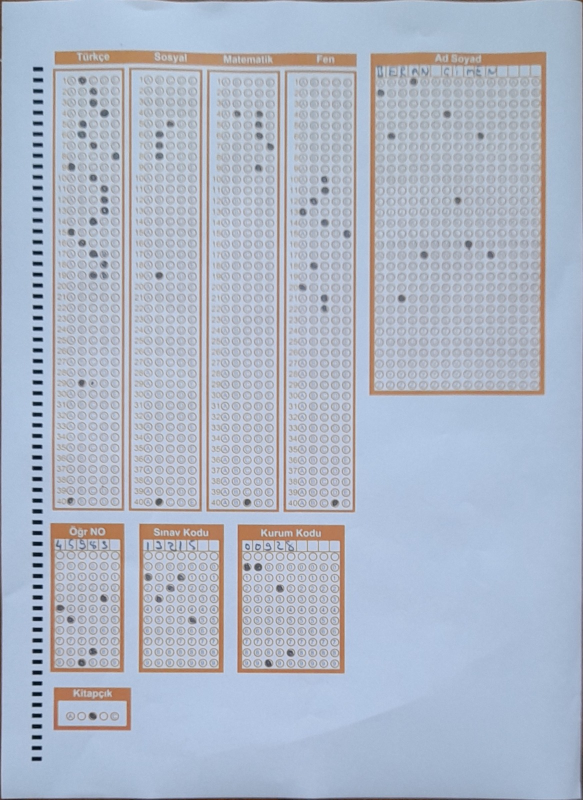
#> input picture v3/son-gelen.jpg, 1166 x 1600 px (shown at 1/2 size)
$ python 'butun formlar okuma.py'
#> lines starting #> are read from the running program, lines starting #| are printed output that depends on the picture; after the words box and inside, x2 and y2 are one past the last pixel; in counts of white or black regions, pixels touching at a corner belong together
### v3/utils.py
# -*- coding: utf-8 -*-
"""
Created on Sun Jan 24 13:38:45 2021

@author: yazılım
"""


"""

utils

"""

import cv2

import numpy as np

## TO STACK ALL THE IMAGES IN ONE WINDOW
# [35 lines left out: function stackImages, not called in this run]

def reorder(myPoints):

    myPoints = myPoints.reshape((4, 2)) # REMOVE EXTRA BRACKET
    #print(myPoints)
    myPointsNew = np.zeros((4, 1, 2), np.int32) # NEW MATRIX WITH ARRANGED POINTS
    add = myPoints.sum(1)
    #print(add)
    #print(np.argmax(add))
    myPointsNew[0] = myPoints[np.argmin(add)]  #[0,0]
    myPointsNew[3] =myPoints[np.argmax(add)]   #[w,h]
    diff = np.diff(myPoints, axis=1)
    myPointsNew[1] =myPoints[np.argmin(diff)]  #[w,0]
    myPointsNew[2] = myPoints[np.argmax(diff)] #[h,0]
    #print(diff)

    return myPointsNew

def rectContour(contours):

    rectCon = []
    max_area = 0
    for i in contours:
        area = cv2.contourArea(i)
        #print(area)
        if area > 50:
            peri = cv2.arcLength(i, True)
            approx = cv2.approxPolyDP(i, 0.02 * peri, True)
            #print("koşeler:",len(approx))
            if len(approx) == 4:
                rectCon.append(i)
    #print(rectCon)
    rectCon = sorted(rectCon, key=cv2.contourArea,reverse=True)
    #print(len(rectCon))
    return rectCon

def getCornerPoints(cont):
    peri = cv2.arcLength(cont, True) # LENGTH OF CONTOUR
    approx = cv2.approxPolyDP(cont, 0.02 * peri, True) # APPROXIMATE THE POLY TO GET CORNER POINTS
    return approx

# [47 lines left out: functions splitBoxes, drawGrid, showAnswers, not called in this run]

### v3/butun formlar okuma.py
# -*- coding: utf-8 -*-
"""
Created on Thu Jan 28 15:54:59 2021

@author: yazılım
"""


"""

Hepsi


"""


from imutils.perspective import four_point_transform
from imutils import contours
import numpy as np
import argparse
import imutils
import cv2
import utils


sozluk={"0":"a",
"1":"b",
"2":"c",
"3":"ç",
"4":"d",
"5":"e",
"6":"f",
"7":"g",
"8":"ğ",
"9":"h",
"10":"ı",
"11":"i",
"12":"j",
"13":"k",
"14":"l",
"15":"m",
"16":"n",
"17":"o",
"18":"ö",
"19":"p",
"20":"r",
"21":"s",
"22":"ş",
"23":"t",
"24":"u",
"25":"ü",
"26":"v",
"27":"y",
"28":"z"}


path = "son-gelen.jpg"

heightImg = 700
widthImg  = 700
try:

    img= cv2.imread(path)
#> img is the input picture: shape (1600, 1166, 3); mean B, G, R 199.4, 183.4, 174.4

    #hazırlık ^^^^^^^^^^^^
    img= cv2.resize(img,(widthImg,heightImg))
#> img: shape (700, 700, 3)

    imgContours = img.copy()
    imgBiggestContours = img.copy()

    imgGray = cv2.cvtColor(img,cv2.COLOR_BGR2GRAY)
    imgBlur = cv2.GaussianBlur(imgGray,(5,5),1)
    imgCanny = cv2.Canny(imgBlur,10,50)
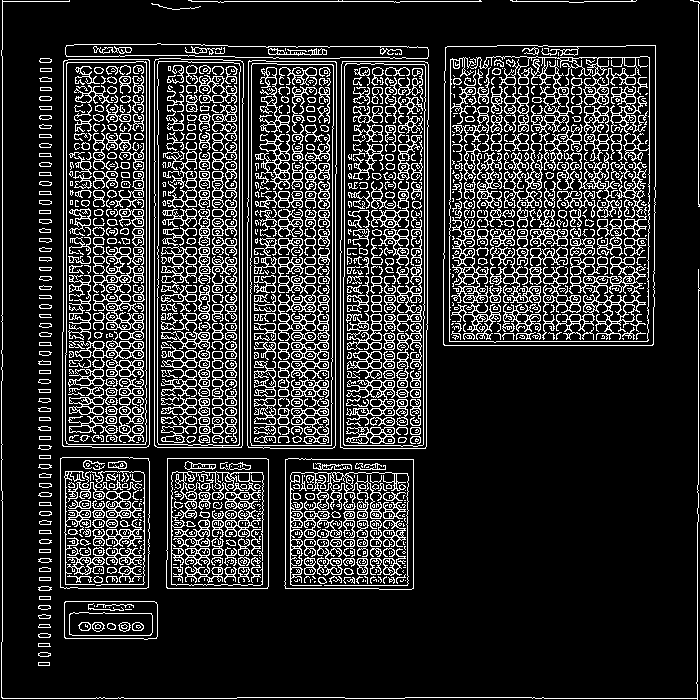
#> imgCanny: shape (700, 700); 17.2% white in thin lines or dots

    contours, hierarchy = cv2.findContours(imgCanny,cv2.RETR_EXTERNAL,cv2.CHAIN_APPROX_NONE)
#> contours = 80 contours, 7 with area under 20; largest, box (x1, y1, x2, y2) and area: (443, 45, 656, 346) 63023, (154, 58, 244, 448) 34168, (247, 60, 337, 449) 34002, (62, 59, 150, 448) 33444, (340, 61, 429, 449) 33418
    cv2.drawContours(imgContours,contours,-1,(0,255,0),10)
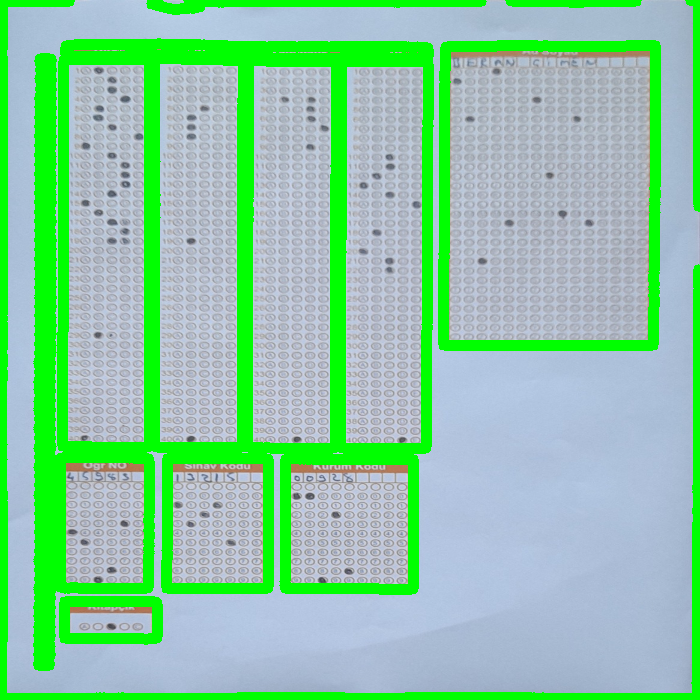
#> imgContours: shape (700, 700, 3); mean B, G, R 162.6, 201.3, 139.2
    rectCon= utils.rectContour(contours)
#> the loop in rectContour, `for i in contours:` made 80 passes
#> (area, peri, approx) on passes 8, 24, 25, 26, 69, 70, 71: (3438.5, 257.9, [[64, 602], [65, 638], [157, 636], [154, 601]]), (16562, 519.8, [[285, 459], [285, 588], [413, 588], [413, 459]]), (13156, 462.5, [[167, 458], [166, 587], [267, 588], [268, 459]]), (11570, 444.8, [[60, 458], [60, 587], [148, 587], [148, 458]]), (33418, 947.8, [[342, 61], [340, 447], [425, 448], [428, 64]]), (34001.5, 953.7, [[249, 60], [247, 445], [332, 448], [336, 62]]), (33444, 945.3, [[68, 59], [62, 445], [146, 447], [149, 60]])
#> after the loop in rectContour, `for i in contours:`: rectCon = 9 contours; largest, box (x1, y1, x2, y2) and area: (443, 45, 656, 346) 63023, (154, 58, 244, 448) 34168, (247, 60, 337, 449) 34002, (62, 59, 150, 448) 33444, (340, 61, 429, 449) 33418

    cv2.imshow("gosterme paper", imgContours)
    cv2.waitKey(0)

    #ad-soyad kısmı
    biggestContour_1 = utils.getCornerPoints(rectCon[0])
#> in getCornerPoints, `peri = cv2.arcLength(cont, True)`: peri = 1030.1
#> in getCornerPoints, `approx = cv2.approxPolyDP(cont, 0.02 * peri, True)`: approx = [[445, 47], [443, 344], [652, 345], [655, 45]]
#> biggestContour_1 = [[445, 47], [443, 344], [652, 345], [655, 45]]
    #sosyal kısmı
    biggestContour_2 = utils.getCornerPoints(rectCon[1])
#> biggestContour_2 = [[159, 58], [154, 445], [241, 447], [243, 63]]
    #fen kısmı
    biggestContour_3=utils.getCornerPoints(rectCon[2])
#> biggestContour_3 = [[249, 60], [247, 445], [332, 448], [336, 62]]
    #matematik
    biggestContour_4=utils.getCornerPoints(rectCon[3])
#> biggestContour_4 = [[68, 59], [62, 445], [146, 447], [149, 60]]
    #Türkçe kısmı
    biggestContour_5=utils.getCornerPoints(rectCon[4])
#> biggestContour_5 = [[342, 61], [340, 447], [425, 448], [428, 64]]
    #Kurum kodu
    biggestContour_6=utils.getCornerPoints(rectCon[5])
#> biggestContour_6 = [[285, 459], [285, 588], [413, 588], [413, 459]]
    #Sınav Kodu
    biggestContour_7=utils.getCornerPoints(rectCon[6])
#> biggestContour_7 = [[167, 458], [166, 587], [267, 588], [268, 459]]
    #ögr no
    biggestContour_8=utils.getCornerPoints(rectCon[7])
#> biggestContour_8 = [[60, 458], [60, 587], [148, 587], [148, 458]]
    #gereksiz
    biggestContour_9=utils.getCornerPoints(rectCon[8])
#> biggestContour_9 = [[64, 602], [65, 638], [157, 636], [154, 601]]
    #Kitapçık
    #☻biggestContour_10=utils.getCornerPoints(rectCon[9])

    #print(len(biggestContour))
    #print(biggestContour)
    #print(gradePoints)

    cv2.drawContours(imgBiggestContours,biggestContour_1,-1,(0,255,0),20)
    cv2.drawContours(imgBiggestContours,biggestContour_2,-1,(255,200,0),20)
    cv2.drawContours(imgBiggestContours,biggestContour_3,-1,(100,255,0),20)
    cv2.drawContours(imgBiggestContours,biggestContour_4,-1,(255,0,59),20)
    cv2.drawContours(imgBiggestContours,biggestContour_5,-1,(45,255,79),20)
    cv2.drawContours(imgBiggestContours,biggestContour_6,-1,(255,99,67),20)
    cv2.drawContours(imgBiggestContours,biggestContour_7,-1,(89,255,98),20)
    cv2.drawContours(imgBiggestContours,biggestContour_8,-1,(0,255,0),20)
    cv2.drawContours(imgBiggestContours,biggestContour_9,-1,(255,235,99),20)
    #cv2.drawContours(imgBiggestContours,biggestContour_10,-1,(0,255,0),20)


    cv2.imshow("gosterme paper", imgBiggestContours)
    cv2.waitKey(0)
except:

    imgBiggestContours = img.copy()

    biggestContour_1 = utils.getCornerPoints(rectCon[0])

    cv2.drawContours(imgBiggestContours,biggestContour_1,-1,(0,255,0),20)

    biggestContour=utils.reorder(biggestContour_1)


    cv2.imshow("gosterme paper", imgBiggestContours)
    cv2.waitKey(0)


    heightImg = 1080
    widthImg  = 720
    #imgBiggestContours = cv2.resize(imgBiggestContours, (heightImg, widthImg))


    pt1= np.float32(biggestContour)
    pt2 = np.float32([[0,0],[widthImg,0],[0,heightImg],[widthImg,heightImg]])
    matrix = cv2.getPerspectiveTransform(pt1,pt2)
    imgWarpColored= cv2.warpPerspective(img,matrix,(widthImg,heightImg))

    cv2.imshow("cropped", imgWarpColored)
    cv2.waitKey(0)


    img= imgWarpColored

    #hazırlık ^^^^^^^^^^^^
    img= cv2.resize(img,(widthImg,heightImg))

    imgContours = img.copy()
    imgBiggestContours = img.copy()

    imgGray = cv2.cvtColor(img,cv2.COLOR_BGR2GRAY)
    imgBlur = cv2.GaussianBlur(imgGray,(5,5),1)
    imgCanny = cv2.Canny(imgBlur,10,50)

    contours, hierarchy = cv2.findContours(imgCanny,cv2.RETR_EXTERNAL,cv2.CHAIN_APPROX_NONE)
    cv2.drawContours(imgContours,contours,-1,(0,255,0),10)
    rectCon= utils.rectContour(contours)

    cv2.imshow("gosterme paper", imgContours)
    cv2.waitKey(0)

    #ad-soyad kısmı
    biggestContour_1 = utils.getCornerPoints(rectCon[0])
    #sosyal kısmı
    biggestContour_2 = utils.getCornerPoints(rectCon[1])
    #fen kısmı
    biggestContour_3=utils.getCornerPoints(rectCon[2])
    #matematik
    biggestContour_4=utils.getCornerPoints(rectCon[3])
    #Türkçe kısmı
    biggestContour_5=utils.getCornerPoints(rectCon[4])
    #Kurum kodu
    biggestContour_6=utils.getCornerPoints(rectCon[5])
    #Sınav Kodu
    biggestContour_7=utils.getCornerPoints(rectCon[6])
    #ögr no
    biggestContour_8=utils.getCornerPoints(rectCon[7])
    #gereksiz
    biggestContour_9=utils.getCornerPoints(rectCon[8])
    #Kitapçık
    #☻biggestContour_10=utils.getCornerPoints(rectCon[9])

    #print(len(biggestContour))
    #print(biggestContour)
    #print(gradePoints)

    cv2.drawContours(imgBiggestContours,biggestContour_1,-1,(0,255,0),20)
    cv2.drawContours(imgBiggestContours,biggestContour_2,-1,(255,200,0),20)
    cv2.drawContours(imgBiggestContours,biggestContour_3,-1,(100,255,0),20)
    cv2.drawContours(imgBiggestContours,biggestContour_4,-1,(255,0,59),20)
    cv2.drawContours(imgBiggestContours,biggestContour_5,-1,(45,255,79),20)
    cv2.drawContours(imgBiggestContours,biggestContour_6,-1,(255,99,67),20)
    cv2.drawContours(imgBiggestContours,biggestContour_7,-1,(89,255,98),20)
    cv2.drawContours(imgBiggestContours,biggestContour_8,-1,(0,255,0),20)
    cv2.drawContours(imgBiggestContours,biggestContour_9,-1,(255,235,99),20)
    #cv2.drawContours(imgBiggestContours,biggestContour_10,-1,(0,255,0),20)


    cv2.imshow("gosterme paper", imgBiggestContours)
    cv2.waitKey(0)

"""

ad soyad


"""

imgBiggestContours = img.copy()

biggestContour_1 = utils.getCornerPoints(rectCon[0])

cv2.drawContours(imgBiggestContours,biggestContour_1,-1,(0,255,0),20)

biggestContour=utils.reorder(biggestContour_1)
#> in reorder, `myPoints = myPoints.reshape((4, 2))`: myPoints = [[445, 47], [443, 344], [652, 345], [655, 45]]
#> in reorder, `add = myPoints.sum(1)`: add = [492, 787, 997, 700]
#> in reorder, `diff = np.diff(myPoints, axis=1)`: diff = [-398, -99, -307, -610]
#> biggestContour = [[445, 47], [655, 45], [443, 344], [652, 345]]


cv2.imshow("gosterme paper", imgBiggestContours)
cv2.waitKey(0)


heightImg = 860
widthImg  = 400
#imgBiggestContours = cv2.resize(imgBiggestContours, (heightImg, widthImg))


pt1= np.float32(biggestContour)
#> pt1 = [[445, 47], [655, 45], [443, 344], [652, 345]]
pt2 = np.float32([[0,0],[widthImg,0],[0,heightImg],[widthImg,heightImg]])
matrix = cv2.getPerspectiveTransform(pt1,pt2)
#> matrix = [[1.96, 0.0132, -874.9], [0.028, 2.94, -150.8], [4.9e-05, -1.56e-05, 1]]
imgWarpColored= cv2.warpPerspective(img,matrix,(widthImg,heightImg))

cv2.imshow("cropped", imgWarpColored)
cv2.waitKey(0)


gray = cv2.cvtColor(imgWarpColored, cv2.COLOR_BGR2GRAY)
crop_img = gray[10:840, 20:390]
cv2.imshow("cropped", crop_img)
cv2.waitKey(0)


docCnt = None
#crop_img=four_point_transform(crop_img, docCnt.reshape(4, 2))
thresh = cv2.threshold(crop_img, 0, 255,
	cv2.THRESH_BINARY_INV | cv2.THRESH_OTSU)[1]
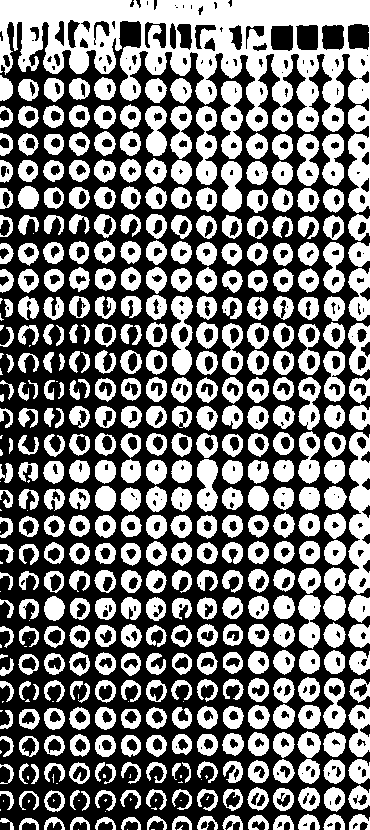
#> thresh: shape (830, 370); 46.9% white; 450 white regions (55 under 20 px), largest, box (x1, y1, x2, y2) and area: (0, 0, 370, 213) 25962, (348, 432, 370, 594) 2447, (221, 81, 243, 159) 1185

#bu kısımda kesme işlemi yapabilirsin ad ve soyad için

#thresh = cv2.resize(thresh, (199, 1363))


cv2.imshow("gosterme", thresh)                            # Show image

#cv2.imshow("gosterme paper", imgBiggestContours)
cv2.waitKey(0)


threshd = cv2.resize(thresh, (1500, 2900))
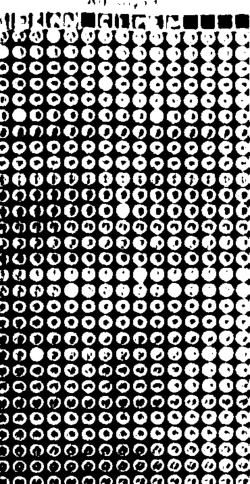
#> threshd: shape (2900, 1500) (shown at 1/6 size); min 0, max 255, mean 119.5

cv2.imshow("gosterme", threshd)                            # Show image

#cv2.imshow("gosterme paper", imgBiggestContours)
cv2.waitKey(0)


def splitBoxes(img):

    rows = np.hsplit(img,15)
#> rows = 15 items
    boxes =[]
    for r in rows:
        cols = np.vsplit(r,29)
        for box in cols:
            boxes.append(box)
#> this loop made 15 passes
#> after the loop, boxes = 435 items
            #cv2.imshow("split",box)
            #cv2.waitKey(0)
    return boxes

boxes=splitBoxes(threshd)
#> boxes = 435 items
#cv2.imshow("test",boxes[3])

print(cv2.countNonZero(boxes[1]),cv2.countNonZero(boxes[5]))
#| 6865 5205
# [6 lines of commented-out code are left out]

myPixelVal=np.zeros((15,29))

countC=0
countR=0

for image in boxes:
    totalPixels = cv2.countNonZero(image)
    myPixelVal[countC][countR]=totalPixels
    countR +=1
    if (countR==29):countC +=1 ;countR=0
#> this loop made 435 passes
#> totalPixels on passes 1 to 8: 9352, 6865, 5505, 5525, 4761, 5205, 5178, 4613
#> after the loop, countC = 15; countR = 0
print(myPixelVal)
#| [[9352. 6865. 5505. 5525. 4761. 5205. 5178. 4613. 4602. 5322. 5029. 3951.
#|   3927. 3599. 4015. 3018. 4407. 3994. 3951. 3753. 3192. 3661. 3659. 4185.
#|   3363. 3893. 3648. 3519. 3062.]
#|  [9542. 7401. 4926. 5454. 4748. 4888. 5915. 4994. 4069. 5230. 5592. 4449.
#|   3616. 3340. 3794. 3280. 4506. 4358. 4034. 3722. 3746. 4417. 3731. 3960.
#|   3749. 4334. 3879. 3407. 3424.]
#> (further printed lines are left out)
#şimdi burada 1000 altındakileri alma beynim yandı sabah devam etcem
"""

Ne yaptım şimdi sonuç tamam
isim çıkarcaz bu da uzun olcak mantığını kavra ve 1000 altındakileri alma dikkat et uyudum ben iyi geceler
video 1:10:34 kaldın


"""
myIndex= []
harfler=[]
for x in range (0,15):
    arr=myPixelVal[x]
    #print("arr",arr)
    arr==np.amax(arr)
    kontrol_veri=arr[0]
    if kontrol_veri >= 4000:
        myIndexVal=np.where(arr==np.amax(arr))
        print(myIndexVal[0])
        harfler.append(myIndexVal[0][0])
#> this loop made 15 passes
#> kontrol_veri on passes 1 to 8: 9352, 9542, 9137, 9150, 9056, 8018, 9176, 9216
#> (printed output is left out)
#> after the loop, harfler = [0, 0, 0, 0, 0, 0, 0, 0, 0, 0, 0, 0, 0, 0, 0]

adi_soyadi=[]
for i in range (0,len(harfler)):
    print(i)
    haf_bul=harfler[i]

    adi_soyadi.append(sozluk[str(haf_bul)])
#> after the loop, adi_soyadi = ['a', 'a', 'a', 'a', 'a', 'a', 'a', 'a', 'a', 'a', 'a', 'a', 'a', 'a', 'a']
print(adi_soyadi)
#| ['a', 'a', 'a', 'a', 'a', 'a', 'a', 'a', 'a', 'a', 'a', 'a', 'a', 'a', 'a']


"""


kurum kodu


"""

imgBiggestContours = img.copy()

biggestContour_6=utils.getCornerPoints(rectCon[5])
cv2.drawContours(imgBiggestContours,biggestContour_6,-1,(255,99,67),20)
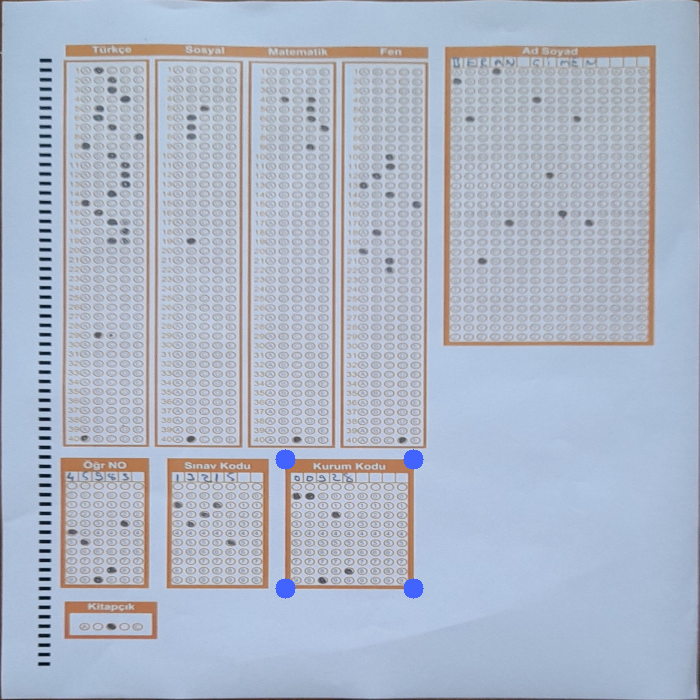
#> imgBiggestContours: shape (700, 700, 3); mean B, G, R 199.5, 183.1, 174


biggestContour=utils.reorder(biggestContour_6)
#> biggestContour = [[285, 459], [413, 459], [285, 588], [413, 588]]


cv2.imshow("gosterme paper", imgBiggestContours)
cv2.waitKey(0)


heightImg = 860
widthImg  = 400
#imgBiggestContours = cv2.resize(imgBiggestContours, (heightImg, widthImg))


pt1= np.float32(biggestContour)
#> pt1 = [[285, 459], [413, 459], [285, 588], [413, 588]]
pt2 = np.float32([[10,0],[widthImg,0],[0,heightImg],[widthImg,heightImg]])
#> pt2 = [[10, 0], [400, 0], [0, 860], [400, 860]]
matrix = cv2.getPerspectiveTransform(pt1,pt2)
#> matrix = [[2.8, -0.0712, -755.6], [0, 5.97, -2739.8], [-1.36e-18, -0.000178, 1]]
imgWarpColored= cv2.warpPerspective(img,matrix,(widthImg,heightImg))

cv2.imshow("cropped", imgWarpColored)
cv2.waitKey(0)


gray = cv2.cvtColor(imgWarpColored, cv2.COLOR_BGR2GRAY)
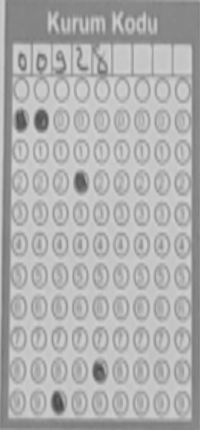
#> gray: shape (860, 400) (shown at 1/2 size); min 66, max 214, mean 175.3
crop_img = gray[170:810, 33:380]
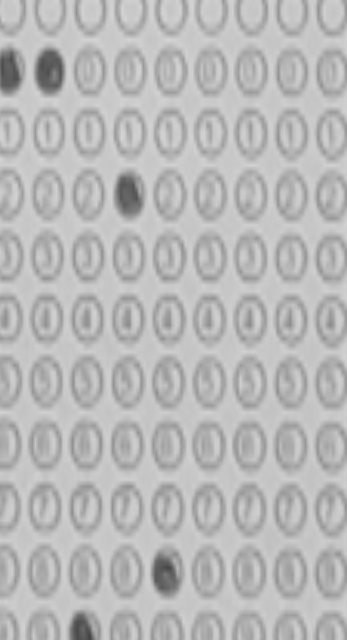
#> crop_img: shape (640, 347); min 66, max 214, mean 184.6
cv2.imshow("cropped", crop_img)
cv2.waitKey(0)


docCnt = None
#crop_img=four_point_transform(crop_img, docCnt.reshape(4, 2))
thresh = cv2.threshold(crop_img, 0, 255,
	cv2.THRESH_BINARY_INV | cv2.THRESH_OTSU)[1]
#> thresh: shape (640, 347); 39.3% white; 117 white regions (2 under 20 px), largest, box (x1, y1, x2, y2) and area: (150, 545, 185, 599) 1437, (34, 45, 66, 97) 1339, (113, 169, 146, 221) 1331

#bu kısımda kesme işlemi yapabilirsin ad ve soyad için

#thresh = cv2.resize(thresh, (199, 1363))


cv2.imshow("gosterme", thresh)                            # Show image

#cv2.imshow("gosterme paper", imgBiggestContours)
cv2.waitKey(0)


threshd = cv2.resize(thresh, (900, 1100))
#> threshd: shape (1100, 900)
#> (the rest of the program and of its run is left out)
